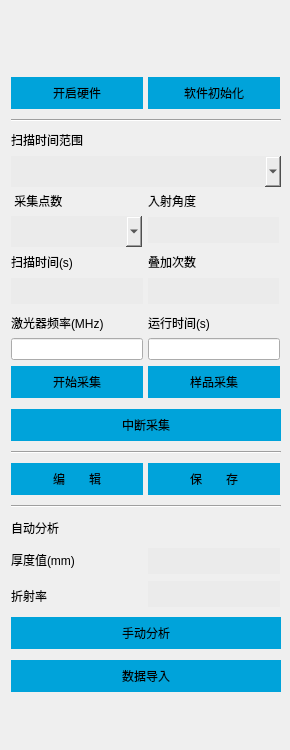
        <widget class="QWidget" name="cxWidget" native="true">
         <property name="geometry">
          <rect>
           <x>0</x>
           <y>0</y>
           <width>290</width>
           <height>750</height>
          </rect>
         </property>
         <property name="sizePolicy">
          <sizepolicy hsizetype="Fixed" vsizetype="Fixed">
           <horstretch>0</horstretch>
           <verstretch>0</verstretch>
          </sizepolicy>
         </property>
         <property name="minimumSize">
          <size>
           <width>290</width>
           <height>750</height>
          </size>
         </property>
         <property name="maximumSize">
          <size>
           <width>290</width>
           <height>750</height>
          </size>
         </property>
         <layout class="QVBoxLayout" name="verticalLayout2">
          <item>
           <layout class="QHBoxLayout" name="horizontalLayout4">
            <property name="spacing">
             <number>0</number>
            </property>
            <property name="sizeConstraint">
             <enum>QLayout::SetFixedSize</enum>
            </property>
            <item>
             <spacer name="horizontalSpacer6">
              <property name="orientation">
               <enum>Qt::Horizontal</enum>
              </property>
              <property name="sizeHint" stdset="0">
               <size>
                <width>40</width>
                <height>20</height>
               </size>
              </property>
             </spacer>
            </item>
            <item>
             <widget class="LedButton" name="ledBtn4" native="true">
              <property name="sizePolicy">
               <sizepolicy hsizetype="Fixed" vsizetype="Fixed">
                <horstretch>0</horstretch>
                <verstretch>0</verstretch>
               </sizepolicy>
              </property>
              <property name="minimumSize">
               <size>
                <width>70</width>
                <height>60</height>
               </size>
              </property>
              <property name="maximumSize">
               <size>
                <width>70</width>
                <height>60</height>
               </size>
              </property>
             </widget>
            </item>
            <item>
             <widget class="LedButton" name="ledBtn5" native="true">
              <property name="sizePolicy">
               <sizepolicy hsizetype="Fixed" vsizetype="Fixed">
                <horstretch>0</horstretch>
                <verstretch>0</verstretch>
               </sizepolicy>
              </property>
              <property name="minimumSize">
               <size>
                <width>70</width>
                <height>60</height>
               </size>
              </property>
              <property name="maximumSize">
               <size>
                <width>70</width>
                <height>60</height>
               </size>
              </property>
             </widget>
            </item>
            <item>
             <widget class="LedButton" name="ledBtn7" native="true">
              <property name="sizePolicy">
               <sizepolicy hsizetype="Fixed" vsizetype="Fixed">
                <horstretch>0</horstretch>
                <verstretch>0</verstretch>
               </sizepolicy>
              </property>
              <property name="minimumSize">
               <size>
                <width>70</width>
                <height>60</height>
               </size>
              </property>
              <property name="maximumSize">
               <size>
                <width>70</width>
                <height>60</height>
               </size>
              </property>
             </widget>
            </item>
            <item>
             <widget class="LedButton" name="ledBtn6" native="true">
              <property name="sizePolicy">
               <sizepolicy hsizetype="Fixed" vsizetype="Fixed">
                <horstretch>0</horstretch>
                <verstretch>0</verstretch>
               </sizepolicy>
              </property>
              <property name="minimumSize">
               <size>
                <width>70</width>
                <height>60</height>
               </size>
              </property>
              <property name="maximumSize">
               <size>
                <width>70</width>
                <height>60</height>
               </size>
              </property>
             </widget>
            </item>
            <item>
             <spacer name="horizontalSpacer8">
              <property name="orientation">
               <enum>Qt::Horizontal</enum>
              </property>
              <property name="sizeHint" stdset="0">
               <size>
                <width>40</width>
                <height>20</height>
               </size>
              </property>
             </spacer>
            </item>
           </layout>
          </item>
          <item>
           <layout class="QGridLayout" name="gridLayout2">
            <item row="18" column="1">
             <layout class="QHBoxLayout" name="horizontalLayou5">
              <property name="sizeConstraint">
               <enum>QLayout::SetFixedSize</enum>
              </property>
              <item>
               <spacer name="horizontalSpacer7">
                <property name="orientation">
                 <enum>Qt::Horizontal</enum>
                </property>
                <property name="sizeHint" stdset="0">
                 <size>
                  <width>40</width>
                  <height>20</height>
                 </size>
                </property>
               </spacer>
              </item>
              <item>
               <widget class="SwitchButton" name="btnCxAuto">
                <property name="sizePolicy">
                 <sizepolicy hsizetype="Fixed" vsizetype="Fixed">
                  <horstretch>0</horstretch>
                  <verstretch>0</verstretch>
                 </sizepolicy>
                </property>
                <property name="minimumSize">
                 <size>
                  <width>60</width>
                  <height>22</height>
                 </size>
                </property>
                <property name="maximumSize">
                 <size>
                  <width>60</width>
                  <height>22</height>
                 </size>
                </property>
                <property name="styleSheet">
                 <string notr="true">QPushButton{border:none;}</string>
                </property>
               </widget>
              </item>
             </layout>
            </item>
            <item row="4" column="1">
             <widget class="QLabel" name="label_12">
              <property name="text">
               <string>入射角度</string>
              </property>
             </widget>
            </item>
            <item row="4" column="0">
             <widget class="QLabel" name="label_19">
              <property name="text">
               <string> 采集点数</string>
              </property>
             </widget>
            </item>
            <item row="15" column="0" rowspan="2" colspan="2">
             <widget class="Line" name="line_10">
              <property name="sizePolicy">
               <sizepolicy hsizetype="Fixed" vsizetype="Preferred">
                <horstretch>0</horstretch>
                <verstretch>0</verstretch>
               </sizepolicy>
              </property>
              <property name="minimumSize">
               <size>
                <width>270</width>
                <height>10</height>
               </size>
              </property>
              <property name="maximumSize">
               <size>
                <width>270</width>
                <height>10</height>
               </size>
              </property>
              <property name="orientation">
               <enum>Qt::Horizontal</enum>
              </property>
             </widget>
            </item>
            <item row="10" column="1">
             <widget class="QPushButton" name="btnCxSam">
              <property name="sizePolicy">
               <sizepolicy hsizetype="Fixed" vsizetype="Fixed">
                <horstretch>0</horstretch>
                <verstretch>0</verstretch>
               </sizepolicy>
              </property>
              <property name="minimumSize">
               <size>
                <width>132</width>
                <height>37</height>
               </size>
              </property>
              <property name="maximumSize">
               <size>
                <width>132</width>
                <height>37</height>
               </size>
              </property>
              <property name="styleSheet">
               <string notr="true">QPushButton{background-color:#FF00A3DA;border:none;margin:0px 0px 5px 0px} QPushButton:hover{background-color:#8F00A3DA;}QPushButton:disabled{background-color:#FFB1B1B1;}</string>
              </property>
              <property name="text">
               <string>样品采集</string>
              </property>
             </widget>
            </item>
            <item row="9" column="1">
             <widget class="QLineEdit" name="txtRunTime">
              <property name="sizePolicy">
               <sizepolicy hsizetype="Fixed" vsizetype="Fixed">
                <horstretch>0</horstretch>
                <verstretch>0</verstretch>
               </sizepolicy>
              </property>
              <property name="minimumSize">
               <size>
                <width>132</width>
                <height>0</height>
               </size>
              </property>
              <property name="maximumSize">
               <size>
                <width>132</width>
                <height>16777215</height>
               </size>
              </property>
              <property name="styleSheet">
               <string notr="true">QLineEdit[readOnly='true'] { background-color: #FFB1B1B1; border:none; height:26px; margin:1px 0px 4px 0px;}</string>
              </property>
              <property name="readOnly">
               <bool>true</bool>
              </property>
             </widget>
            </item>
            <item row="2" column="0">
             <widget class="QLabel" name="label_18">
              <property name="text">
               <string>扫描时间范围</string>
              </property>
             </widget>
            </item>
            <item row="20" column="0">
             <widget class="QLabel" name="label_26">
              <property name="text">
               <string>折射率</string>
              </property>
             </widget>
            </item>
            <item row="19" column="0">
             <widget class="QLabel" name="label_23">
              <property name="text">
               <string>厚度值(mm)</string>
              </property>
             </widget>
            </item>
            <item row="22" column="0" colspan="2">
             <widget class="QPushButton" name="btnCxImport">
              <property name="sizePolicy">
               <sizepolicy hsizetype="Fixed" vsizetype="Fixed">
                <horstretch>0</horstretch>
                <verstretch>0</verstretch>
               </sizepolicy>
              </property>
              <property name="minimumSize">
               <size>
                <width>270</width>
                <height>32</height>
               </size>
              </property>
              <property name="maximumSize">
               <size>
                <width>270</width>
                <height>32</height>
               </size>
              </property>
              <property name="styleSheet">
               <string notr="true">QPushButton{background-color:#FF00A3DA;border:none;} QPushButton:hover{background-color:#8F00A3DA;}QPushButton:disabled{background-color:#FFB1B1B1;}</string>
              </property>
              <property name="text">
               <string>数据导入</string>
              </property>
             </widget>
            </item>
            <item row="7" column="1">
             <widget class="QLineEdit" name="txtCalTimes">
              <property name="styleSheet">
               <string notr="true">QLineEdit { background-color: #FFEBEBEB; border:none; height:26px; margin:1px 0px 4px 0px}</string>
              </property>
             </widget>
            </item>
            <item row="10" column="0">
             <widget class="QPushButton" name="btnCxRef">
              <property name="sizePolicy">
               <sizepolicy hsizetype="Fixed" vsizetype="Fixed">
                <horstretch>0</horstretch>
                <verstretch>0</verstretch>
               </sizepolicy>
              </property>
              <property name="minimumSize">
               <size>
                <width>132</width>
                <height>37</height>
               </size>
              </property>
              <property name="maximumSize">
               <size>
                <width>132</width>
                <height>37</height>
               </size>
              </property>
              <property name="styleSheet">
               <string notr="true">QPushButton{background-color:#FF00A3DA;border:none;margin:0px 0px 5px 0px} QPushButton:hover{background-color:#8F00A3DA;}QPushButton:disabled{background-color:#FFB1B1B1;}</string>
              </property>
              <property name="text">
               <string>开始采集</string>
              </property>
             </widget>
            </item>
            <item row="6" column="1">
             <widget class="QLabel" name="label_11">
              <property name="text">
               <string>叠加次数</string>
              </property>
             </widget>
            </item>
            <item row="5" column="0">
             <widget class="QComboBox" name="cbxNumArr">
              <property name="minimumSize">
               <size>
                <width>0</width>
                <height>31</height>
               </size>
              </property>
              <property name="styleSheet">
               <string notr="true">background-color: #FFEBEBEB; border:none;</string>
              </property>
             </widget>
            </item>
            <item row="19" column="1">
             <widget class="QLineEdit" name="txtCxThickness">
              <property name="sizePolicy">
               <sizepolicy hsizetype="Fixed" vsizetype="Fixed">
                <horstretch>0</horstretch>
                <verstretch>0</verstretch>
               </sizepolicy>
              </property>
              <property name="minimumSize">
               <size>
                <width>132</width>
                <height>0</height>
               </size>
              </property>
              <property name="maximumSize">
               <size>
                <width>132</width>
                <height>16777215</height>
               </size>
              </property>
              <property name="styleSheet">
               <string notr="true">QLineEdit { background-color: #FFEBEBEB; border:none; height:26px; margin:3px 0px3px 0px}</string>
              </property>
             </widget>
            </item>
            <item row="6" column="0">
             <widget class="QLabel" name="label_21">
              <property name="text">
               <string>扫描时间(s)</string>
              </property>
             </widget>
            </item>
            <item row="21" column="0" colspan="2">
             <widget class="QPushButton" name="btnCxAnalysis">
              <property name="sizePolicy">
               <sizepolicy hsizetype="Fixed" vsizetype="Fixed">
                <horstretch>0</horstretch>
                <verstretch>0</verstretch>
               </sizepolicy>
              </property>
              <property name="minimumSize">
               <size>
                <width>270</width>
                <height>37</height>
               </size>
              </property>
              <property name="maximumSize">
               <size>
                <width>270</width>
                <height>37</height>
               </size>
              </property>
              <property name="styleSheet">
               <string notr="true">QPushButton{background-color:#FF00A3DA;border:none;margin:0px 0px 5px 0px} QPushButton:hover{background-color:#8F00A3DA;}QPushButton:disabled{background-color:#FFB1B1B1;}</string>
              </property>
              <property name="text">
               <string>手动分析</string>
              </property>
             </widget>
            </item>
            <item row="0" column="1">
             <widget class="QPushButton" name="btnCxInit">
              <property name="sizePolicy">
               <sizepolicy hsizetype="Fixed" vsizetype="Fixed">
                <horstretch>0</horstretch>
                <verstretch>0</verstretch>
               </sizepolicy>
              </property>
              <property name="minimumSize">
               <size>
                <width>132</width>
                <height>32</height>
               </size>
              </property>
              <property name="maximumSize">
               <size>
                <width>132</width>
                <height>32</height>
               </size>
              </property>
              <property name="styleSheet">
               <string notr="true">QPushButton{background-color:#FF00A3DA;border:none;} QPushButton:hover{background-color:#8F00A3DA;}QPushButton:disabled{background-color:#FFB1B1B1;}</string>
              </property>
              <property name="text">
               <string>软件初始化</string>
              </property>
             </widget>
            </item>
            <item row="18" column="0">
             <widget class="QLabel" name="label_24">
              <property name="text">
               <string>自动分析</string>
              </property>
             </widget>
            </item>
            <item row="3" column="0" colspan="2">
             <widget class="QComboBox" name="cbxScanArr">
              <property name="sizePolicy">
               <sizepolicy hsizetype="Fixed" vsizetype="Fixed">
                <horstretch>0</horstretch>
                <verstretch>0</verstretch>
               </sizepolicy>
              </property>
              <property name="minimumSize">
               <size>
                <width>270</width>
                <height>31</height>
               </size>
              </property>
              <property name="maximumSize">
               <size>
                <width>270</width>
                <height>28</height>
               </size>
              </property>
              <property name="styleSheet">
               <string notr="true">background-color: #FFEBEBEB; border:none;</string>
              </property>
             </widget>
            </item>
            <item row="11" column="0" colspan="2">
             <widget class="QPushButton" name="btnCxStop">
              <property name="sizePolicy">
               <sizepolicy hsizetype="Fixed" vsizetype="Fixed">
                <horstretch>0</horstretch>
                <verstretch>0</verstretch>
               </sizepolicy>
              </property>
              <property name="minimumSize">
               <size>
                <width>270</width>
                <height>32</height>
               </size>
              </property>
              <property name="maximumSize">
               <size>
                <width>270</width>
                <height>32</height>
               </size>
              </property>
              <property name="styleSheet">
               <string notr="true">QPushButton{background-color:#FF00A3DA;border:none;} QPushButton:hover{background-color:#8F00A3DA;}QPushButton:disabled{background-color:#FFB1B1B1;}</string>
              </property>
              <property name="text">
               <string>中断采集</string>
              </property>
             </widget>
            </item>
            <item row="0" column="0">
             <widget class="QPushButton" name="btnCxOpenDev">
              <property name="sizePolicy">
               <sizepolicy hsizetype="Fixed" vsizetype="Fixed">
                <horstretch>0</horstretch>
                <verstretch>0</verstretch>
               </sizepolicy>
              </property>
              <property name="minimumSize">
               <size>
                <width>132</width>
                <height>32</height>
               </size>
              </property>
              <property name="maximumSize">
               <size>
                <width>132</width>
                <height>32</height>
               </size>
              </property>
              <property name="styleSheet">
               <string notr="true">QPushButton{background-color:#FF00A3DA;border:none;} QPushButton:hover{background-color:#8F00A3DA;}QPushButton:disabled{background-color:#FFB1B1B1;}</string>
              </property>
              <property name="text">
               <string>开启硬件</string>
              </property>
             </widget>
            </item>
            <item row="8" column="0">
             <widget class="QLabel" name="label_20">
              <property name="text">
               <string>激光器频率(MHz)</string>
              </property>
             </widget>
            </item>
            <item row="1" column="0" colspan="2">
             <widget class="Line" name="line_8">
              <property name="sizePolicy">
               <sizepolicy hsizetype="Fixed" vsizetype="Preferred">
                <horstretch>0</horstretch>
                <verstretch>0</verstretch>
               </sizepolicy>
              </property>
              <property name="minimumSize">
               <size>
                <width>270</width>
                <height>10</height>
               </size>
              </property>
              <property name="maximumSize">
               <size>
                <width>270</width>
                <height>10</height>
               </size>
              </property>
              <property name="orientation">
               <enum>Qt::Horizontal</enum>
              </property>
             </widget>
            </item>
            <item row="7" column="0">
             <widget class="QLineEdit" name="txtScanTime">
              <property name="sizePolicy">
               <sizepolicy hsizetype="Fixed" vsizetype="Fixed">
                <horstretch>0</horstretch>
                <verstretch>0</verstretch>
               </sizepolicy>
              </property>
              <property name="minimumSize">
               <size>
                <width>132</width>
                <height>0</height>
               </size>
              </property>
              <property name="maximumSize">
               <size>
                <width>132</width>
                <height>16777215</height>
               </size>
              </property>
              <property name="styleSheet">
               <string notr="true">QLineEdit { background-color: #FFEBEBEB; border:none; height:26px; margin:1px 0px 4px 0px}</string>
              </property>
             </widget>
            </item>
            <item row="8" column="1">
             <widget class="QLabel" name="label_22">
              <property name="text">
               <string>运行时间(s)</string>
              </property>
             </widget>
            </item>
            <item row="5" column="1">
             <widget class="QLineEdit" name="txtAngle">
              <property name="styleSheet">
               <string notr="true">QLineEdit { background-color: #FFEBEBEB; border:none; height:26px; margin:1px 0px 4px 0px}</string>
              </property>
             </widget>
            </item>
            <item row="20" column="1">
             <widget class="QLineEdit" name="txtRefraction">
              <property name="sizePolicy">
               <sizepolicy hsizetype="Fixed" vsizetype="Fixed">
                <horstretch>0</horstretch>
                <verstretch>0</verstretch>
               </sizepolicy>
              </property>
              <property name="minimumSize">
               <size>
                <width>132</width>
                <height>0</height>
               </size>
              </property>
              <property name="maximumSize">
               <size>
                <width>132</width>
                <height>16777215</height>
               </size>
              </property>
              <property name="styleSheet">
               <string notr="true">QLineEdit { background-color: #FFEBEBEB; border:none; height:26px; margin:1px 0px 4px 0px}</string>
              </property>
             </widget>
            </item>
            <item row="9" column="0">
             <widget class="QLineEdit" name="txtCxHz">
              <property name="sizePolicy">
               <sizepolicy hsizetype="Fixed" vsizetype="Fixed">
                <horstretch>0</horstretch>
                <verstretch>0</verstretch>
               </sizepolicy>
              </property>
              <property name="minimumSize">
               <size>
                <width>132</width>
                <height>0</height>
               </size>
              </property>
              <property name="maximumSize">
               <size>
                <width>132</width>
                <height>16777215</height>
               </size>
              </property>
              <property name="styleSheet">
               <string notr="true">QLineEdit[readOnly='true'] { background-color: #FFB1B1B1; border:none; height:26px; margin:1px 0px 4px 0px;}</string>
              </property>
              <property name="readOnly">
               <bool>true</bool>
              </property>
             </widget>
            </item>
            <item row="12" column="0" colspan="2">
             <widget class="Line" name="line_9">
              <property name="sizePolicy">
               <sizepolicy hsizetype="Fixed" vsizetype="Preferred">
                <horstretch>0</horstretch>
                <verstretch>0</verstretch>
               </sizepolicy>
              </property>
              <property name="minimumSize">
               <size>
                <width>270</width>
                <height>10</height>
               </size>
              </property>
              <property name="maximumSize">
               <size>
                <width>270</width>
                <height>10</height>
               </size>
              </property>
              <property name="orientation">
               <enum>Qt::Horizontal</enum>
              </property>
             </widget>
            </item>
            <item row="13" column="1">
             <widget class="QPushButton" name="btnCxSave">
              <property name="sizePolicy">
               <sizepolicy hsizetype="Fixed" vsizetype="Fixed">
                <horstretch>0</horstretch>
                <verstretch>0</verstretch>
               </sizepolicy>
              </property>
              <property name="minimumSize">
               <size>
                <width>132</width>
                <height>32</height>
               </size>
              </property>
              <property name="maximumSize">
               <size>
                <width>132</width>
                <height>32</height>
               </size>
              </property>
              <property name="styleSheet">
               <string notr="true">QPushButton{background-color:#FF00A3DA;border:none;} QPushButton:hover{background-color:#8F00A3DA;}QPushButton:disabled{background-color:#FFB1B1B1;}</string>
              </property>
              <property name="text">
               <string>保　　存</string>
              </property>
             </widget>
            </item>
            <item row="13" column="0">
             <widget class="QPushButton" name="btnCxEdit">
              <property name="sizePolicy">
               <sizepolicy hsizetype="Fixed" vsizetype="Fixed">
                <horstretch>0</horstretch>
                <verstretch>0</verstretch>
               </sizepolicy>
              </property>
              <property name="minimumSize">
               <size>
                <width>132</width>
                <height>32</height>
               </size>
              </property>
              <property name="maximumSize">
               <size>
                <width>132</width>
                <height>32</height>
               </size>
              </property>
              <property name="styleSheet">
               <string notr="true">QPushButton{background-color:#FF00A3DA;border:none;} QPushButton:hover{background-color:#8F00A3DA;}QPushButton:disabled{background-color:#FFB1B1B1;}</string>
              </property>
              <property name="text">
               <string>编　　辑</string>
              </property>
             </widget>
            </item>
           </layout>
          </item>
          <item>
           <spacer name="verticalSpacer_2">
            <property name="orientation">
             <enum>Qt::Vertical</enum>
            </property>
            <property name="sizeHint" stdset="0">
             <size>
              <width>20</width>
              <height>49</height>
             </size>
            </property>
           </spacer>
          </item>
         </layout>
        </widget>
